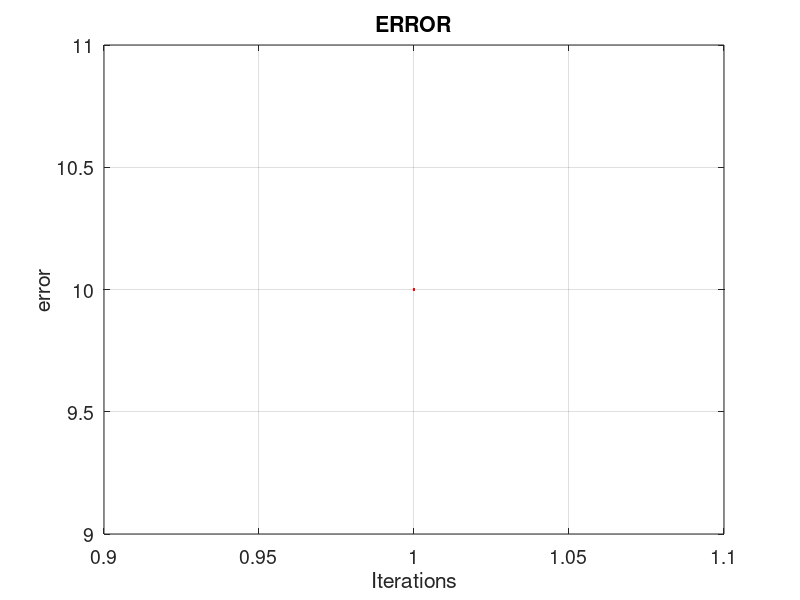

Source code (MATLAB):
xl = 0.5;
xu = 0.7;
i=1;
e(i)=10;
while(e(i)<0.001)
    
    xr=(xl+xu)/2;
    
    g_xl=(sin(xl)+csc(xl)+1);
    
    g_xr=(sin(xr)+csc(xr)+1);
    
    g_xu=(sin(xu)+csc(xu)+1);
    
    if(g_xl*g_xr < 0)
        xu=xr;
        e(i+1)= abs(xr-xl);
    end
    
    if(g_xu*g_xr < 0)
        xl=xu;
        e(i+1)= abs(xu-xr);
    end
    
    i=i+1;
    
    if(g_xu*g_xr == 0)
        xr=xr;
    end
end
tam = size(e);
ite = 1:1:tam(2);
figure('DefaultAxesFontSize',14)
plot (ite,e,'color',[1 0 0],'LineWidth',2);
set(gcf,'color','white');
grid on
xlabel('Iterations')
ylabel('error')
title 'ERROR'
        